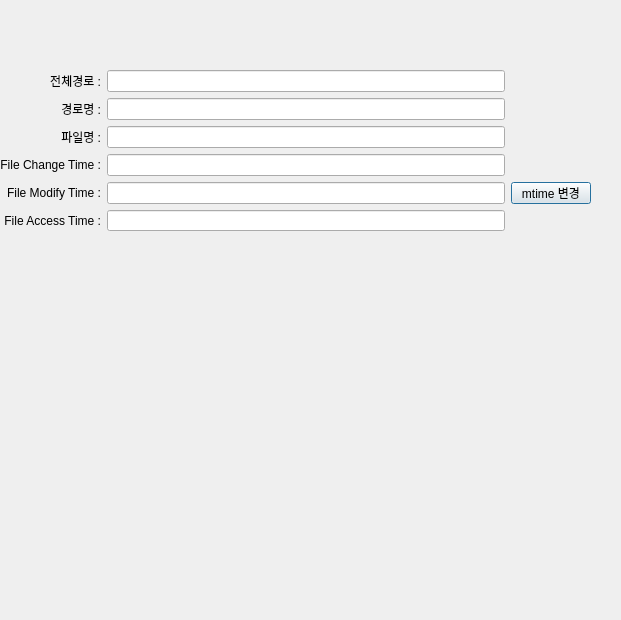
<?xml version="1.0" encoding="UTF-8"?>
<ui version="4.0">
 <class>Dialog</class>
 <widget class="QDialog" name="Dialog">
  <property name="geometry">
   <rect>
    <x>0</x>
    <y>0</y>
    <width>621</width>
    <height>620</height>
   </rect>
  </property>
  <property name="windowTitle">
   <string>파일 속성</string>
  </property>
  <property name="windowIcon">
   <iconset>
    <normaloff>../img/info.png</normaloff>../img/info.png</iconset>
  </property>
  <widget class="QWidget" name="gridLayoutWidget">
   <property name="geometry">
    <rect>
     <x>0</x>
     <y>70</y>
     <width>591</width>
     <height>161</height>
    </rect>
   </property>
   <layout class="QGridLayout" name="gridLayout_3">
    <item row="3" column="0">
     <widget class="QLabel" name="label_4">
      <property name="text">
       <string>File Change Time :</string>
      </property>
      <property name="alignment">
       <set>Qt::AlignRight|Qt::AlignTrailing|Qt::AlignVCenter</set>
      </property>
     </widget>
    </item>
    <item row="3" column="2">
     <widget class="QLineEdit" name="txtChangeTime">
      <property name="readOnly">
       <bool>true</bool>
      </property>
     </widget>
    </item>
    <item row="2" column="0">
     <widget class="QLabel" name="label_2">
      <property name="text">
       <string>파일명 :</string>
      </property>
      <property name="alignment">
       <set>Qt::AlignRight|Qt::AlignTrailing|Qt::AlignVCenter</set>
      </property>
     </widget>
    </item>
    <item row="2" column="2">
     <widget class="QLineEdit" name="txtFileName">
      <property name="readOnly">
       <bool>true</bool>
      </property>
     </widget>
    </item>
    <item row="1" column="0">
     <widget class="QLabel" name="label_3">
      <property name="text">
       <string>경로명 :</string>
      </property>
      <property name="alignment">
       <set>Qt::AlignRight|Qt::AlignTrailing|Qt::AlignVCenter</set>
      </property>
     </widget>
    </item>
    <item row="1" column="2">
     <widget class="QLineEdit" name="txtDirName">
      <property name="readOnly">
       <bool>true</bool>
      </property>
     </widget>
    </item>
    <item row="4" column="0">
     <widget class="QLabel" name="label_5">
      <property name="text">
       <string>File Modify Time :</string>
      </property>
      <property name="alignment">
       <set>Qt::AlignRight|Qt::AlignTrailing|Qt::AlignVCenter</set>
      </property>
     </widget>
    </item>
    <item row="4" column="2">
     <widget class="QLineEdit" name="txtModifyTime">
      <property name="readOnly">
       <bool>false</bool>
      </property>
     </widget>
    </item>
    <item row="5" column="2">
     <widget class="QLineEdit" name="txtAccessTime">
      <property name="readOnly">
       <bool>true</bool>
      </property>
     </widget>
    </item>
    <item row="5" column="0">
     <widget class="QLabel" name="label_6">
      <property name="text">
       <string>File Access Time :</string>
      </property>
      <property name="alignment">
       <set>Qt::AlignRight|Qt::AlignTrailing|Qt::AlignVCenter</set>
      </property>
     </widget>
    </item>
    <item row="0" column="2">
     <widget class="QLineEdit" name="txtUrl">
      <property name="readOnly">
       <bool>true</bool>
      </property>
     </widget>
    </item>
    <item row="0" column="0">
     <widget class="QLabel" name="label">
      <property name="text">
       <string>전체경로 :</string>
      </property>
      <property name="alignment">
       <set>Qt::AlignRight|Qt::AlignTrailing|Qt::AlignVCenter</set>
      </property>
     </widget>
    </item>
    <item row="4" column="3">
     <widget class="QPushButton" name="btnChangeMtime">
      <property name="text">
       <string>mtime 변경</string>
      </property>
     </widget>
    </item>
   </layout>
  </widget>
 </widget>
 <resources/>
 <connections/>
</ui>
